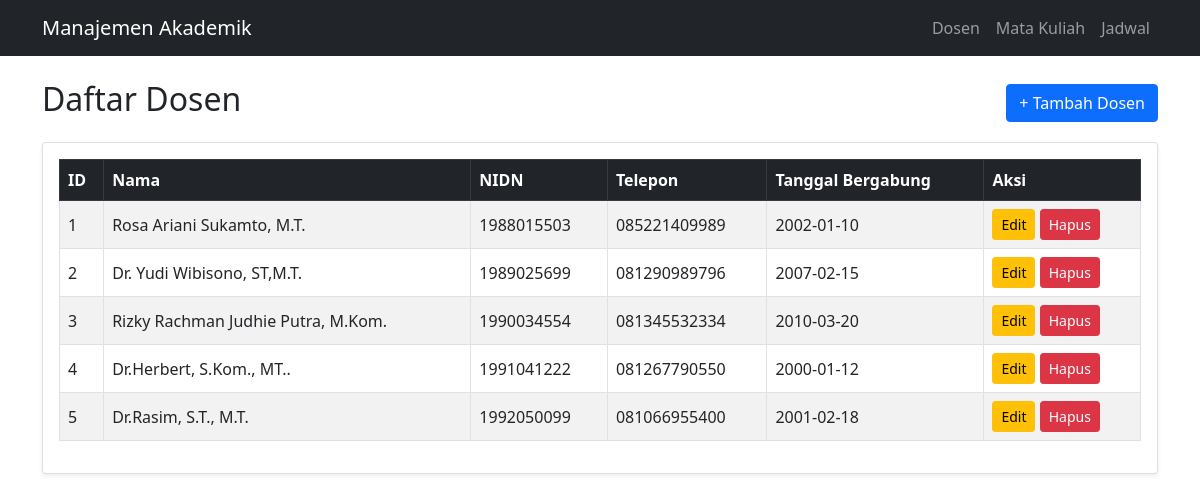
The page / on the database its author committed.
### tables this page shows
CREATE TABLE IF NOT EXISTS lecturers (
    id INT UNSIGNED NOT NULL AUTO_INCREMENT,
    name VARCHAR(100) NOT NULL,
    nidn VARCHAR(20) NOT NULL,
    phone VARCHAR(20) NOT NULL,
    join_date DATE NOT NULL,
    PRIMARY KEY (id)
);

### controllers/LecturerController.php (called while the page is built, shortened)
<?php
require_once __DIR__ . "/../models/Lecturer.php";
class LecturerController {
    private $lecturerModel;
    public function __construct($conn) {
        $this->lecturerModel = new Lecturer($conn);
    }
    public function index() {
        $lecturers = $this->lecturerModel->getAll();
        require __DIR__ . "/../views/lecturers/index.php";
    }
}

### models/Lecturer.php (called while the page is built, shortened)
<?php
class Lecturer {
    private $conn;
    public function __construct($conn) {
        $this->conn = $conn;
    }
    public function getAll() {
        $sql = "SELECT * FROM lecturers ORDER BY id ASC";
        $result = $this->conn->query($sql);
        $lecturers = [];
        while ($row = $result->fetch_assoc()) {
            $lecturers[] = $row;
        }
        return $lecturers;
    }
}

### views/lecturers/index.php (the view, shortened to what this page needs)
<?php
require __DIR__ . "/../layouts/header.php";
?>
<div class="d-flex justify-content-between align-items-center mb-3">
    <h2>Daftar Dosen</h2>
    <a href="index.php?action=create" class="btn btn-primary">
        + Tambah Dosen
    </a>
</div>
<div class="card shadow-sm">
    <div class="card-body">
        <div class="table-responsive">
            <table class="table table-bordered table-striped align-middle">
                <thead class="table-dark">
                    <tr>
                        <th>ID</th>
                        <th>Nama</th>
                        <th>NIDN</th>
                        <th>Telepon</th>
                        <th>Tanggal Bergabung</th>
                        <th>Aksi</th>
                    </tr>
                </thead>
                <tbody>
                    <?php if (!empty($lecturers)): ?>
                        <?php foreach ($lecturers as $lecturer): ?>
                            <tr>
                                <td>
                                    <?= htmlspecialchars($lecturer['id'], ENT_QUOTES, 'UTF-8'); ?>
                                </td>
                                <td>
                                    <?= htmlspecialchars($lecturer['name'], ENT_QUOTES, 'UTF-8'); ?>
                                </td>
                                <td>
                                    <?= htmlspecialchars($lecturer['nidn'], ENT_QUOTES, 'UTF-8'); ?>
                                </td>
                                <td>
                                    <?= htmlspecialchars($lecturer['phone'], ENT_QUOTES, 'UTF-8'); ?>
                                </td>
                                <td>
                                    <?= htmlspecialchars($lecturer['join_date'], ENT_QUOTES, 'UTF-8'); ?>
                                </td>
                                <td>
                                    <a href="index.php?action=edit&id=<?= (int) $lecturer['id']; ?>"
                                      class="btn btn-warning btn-sm">
                                        Edit
                                    </a>
                                    <form action="index.php?action=delete"
                                          method="POST"
                                          class="d-inline"
                                          onsubmit="return confirm('Apakah kamu yakin ingin menghapus data dosen ini?');">
                                        <button type="submit" class="btn btn-danger btn-sm">
                                            Hapus
                                        </button>
                                    </form>
                                </td>
                            </tr>
                        <?php endforeach; ?>
                    <?php endif; ?>
                </tbody>
            </table>
        </div>
    </div>
</div>
<?php
require __DIR__ . "/../layouts/footer.php";
?>

### rows shown on the page
lecturers: id "1", name "Rosa Ariani Sukamto, M.T.", nidn "1988015503", phone "085221409989", join_date "2002-01-10"
lecturers: id "2", name "Dr. Yudi Wibisono, ST,M.T.", nidn "1989025699", phone "081290989796", join_date "2007-02-15"
lecturers: id "3", name "Rizky Rachman Judhie Putra, M.Kom.", nidn "1990034554", phone "081345532334", join_date "2010-03-20"
lecturers: id "4", name "Dr.Herbert, S.Kom., MT..", nidn "1991041222", phone "081267790550", join_date "2000-01-12"
lecturers: id "5", name "Dr.Rasim, S.T., M.T.", nidn "1992050099", phone "081066955400", join_date "2001-02-18"
